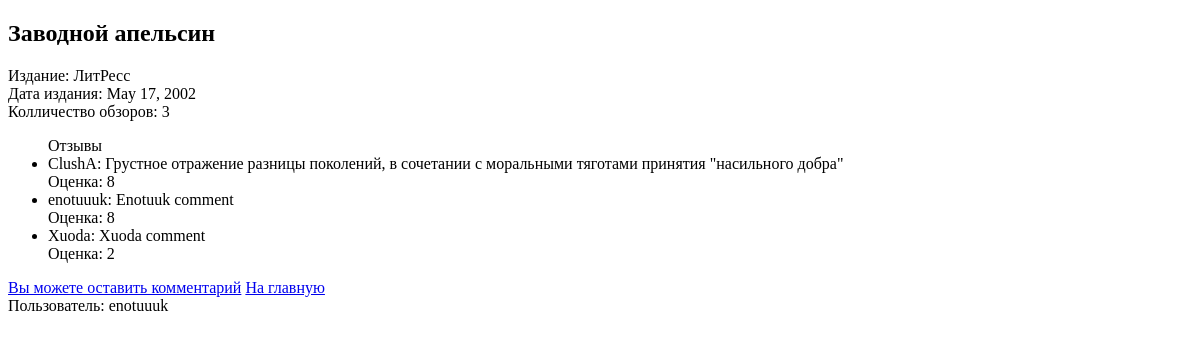
Before: /booklist/2/3/detail with the older database file.
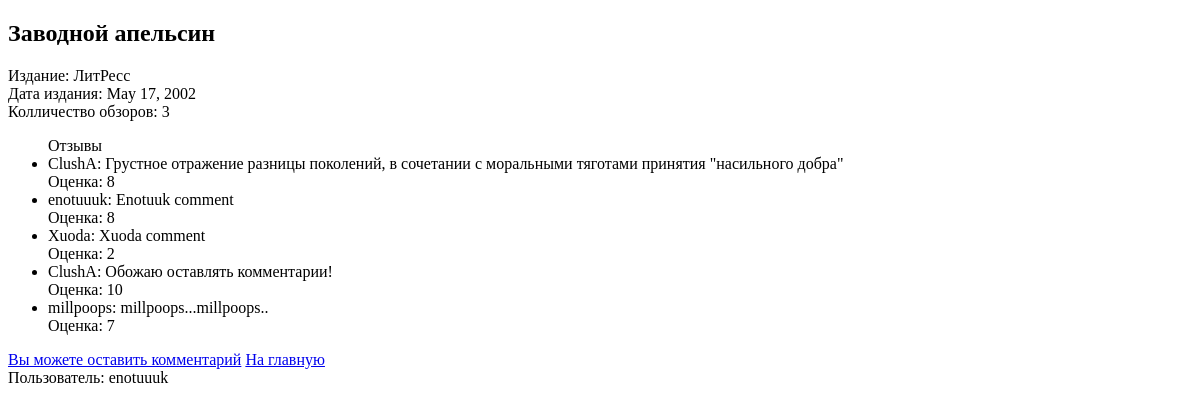
After: the same page with the newer database file.
### booklist/models.py (models this page shows, shortened)
class Book(models.Model):
    title = models.CharField(max_length=150, default='')
    edition = models.CharField(max_length=150, default='own')
    release_date = models.DateField()
    view_amount = models.IntegerField(default=0)
    description = models.TextField(max_length=500)

class Comment(models.Model):
    user = models.ForeignKey('User', on_delete=models.CASCADE, default='Incognito')
    book = models.ForeignKey('Book', on_delete=models.CASCADE)
    text = models.TextField(max_length=500)
    book_rate = models.IntegerField()

class User(models.Model):
    nickname = models.CharField(max_length=150, default='Incognito')
    comments_amount = models.IntegerField(default=0)

### booklist/views.py (the view)
# urls.py: path('<int:user_id>/<int:book_id>/detail', views.detail, name='detail'),
def detail(request, user_id, book_id):
    book = Book.objects.get(pk=book_id)
    user = User.objects.get(pk=user_id)
    content = {
        'book': book,
        'user': user
    }
    return render(request, 'booklist/detail.html', content)

### booklist/templates/booklist/detail.html (shortened to what this page needs)
<!doctype html>
<html lang="en">
<head>
</head>
<body>
    <h2>{{ book.title }}</h2>
    <div><span>Издание: {{ book.edition }}</span></div>
    <div><span>Дата издания: {{ book.release_date }}</span></div>
    <div><span>Колличество обзоров: {{ book.view_amount }}</span></div>
    <ul class="dropdown-menu">
        <span>Отзывы</span>
        {% for comment in book.comment_set.all %}
            <li>
                <div>
                    <span>{{ comment.user.nickname }}: {{ comment.text }}</span>
                </div>
                <div>Оценка: {{ comment.book_rate }}</div>
            </li>
        {% endfor %}
    </ul>
    {% if user.id != 0 %}
        <a href="{% url 'booklist:comment' user.id book.id %}">Вы можете оставить комментарий</a>
    {% endif %}
    <a href="{% url 'booklist:index' %}">На главную</a>
</body>
<footer>
    <span>Пользователь: {{ user.nickname }}</span>
</footer>
</html>

Changed rows visible on the page:
added Comment: user.nickname "ClushA", text "Обожаю оставлять комментарии!", book_rate "10"
added Comment: user.nickname "millpoops", text "millpoops...millpoops..", book_rate "7"
